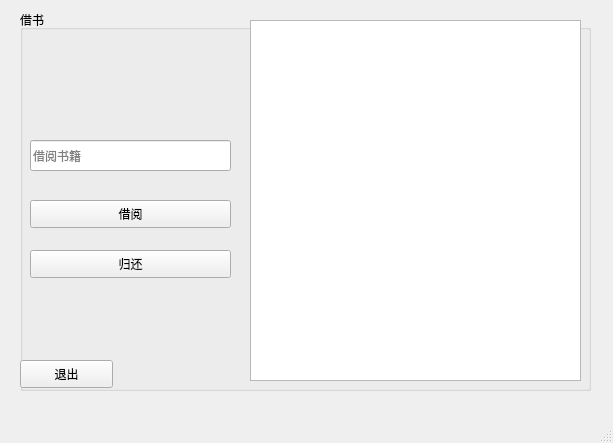
<?xml version="1.0" encoding="UTF-8"?>
<ui version="4.0">
 <class>mainWindow</class>
 <widget class="QMainWindow" name="mainWindow">
  <property name="geometry">
   <rect>
    <x>0</x>
    <y>0</y>
    <width>613</width>
    <height>443</height>
   </rect>
  </property>
  <property name="maximumSize">
   <size>
    <width>615</width>
    <height>445</height>
   </size>
  </property>
  <property name="windowTitle">
   <string>书籍借阅</string>
  </property>
  <widget class="QWidget" name="centralwidget">
   <widget class="QGroupBox" name="groupBox">
    <property name="geometry">
     <rect>
      <x>20</x>
      <y>10</y>
      <width>571</width>
      <height>381</height>
     </rect>
    </property>
    <property name="title">
     <string>借书</string>
    </property>
    <widget class="QPushButton" name="pushButton">
     <property name="geometry">
      <rect>
       <x>0</x>
       <y>350</y>
       <width>93</width>
       <height>28</height>
      </rect>
     </property>
     <property name="text">
      <string>退出</string>
     </property>
    </widget>
    <widget class="QPushButton" name="pushButton_2">
     <property name="geometry">
      <rect>
       <x>10</x>
       <y>190</y>
       <width>201</width>
       <height>28</height>
      </rect>
     </property>
     <property name="text">
      <string>借阅</string>
     </property>
    </widget>
    <widget class="QLineEdit" name="lineEdit">
     <property name="geometry">
      <rect>
       <x>10</x>
       <y>130</y>
       <width>201</width>
       <height>31</height>
      </rect>
     </property>
     <property name="placeholderText">
      <string>借阅书籍</string>
     </property>
    </widget>
    <widget class="QTextBrowser" name="textBrowser">
     <property name="geometry">
      <rect>
       <x>230</x>
       <y>10</y>
       <width>331</width>
       <height>361</height>
      </rect>
     </property>
    </widget>
    <widget class="QPushButton" name="pushButton_3">
     <property name="geometry">
      <rect>
       <x>10</x>
       <y>240</y>
       <width>201</width>
       <height>28</height>
      </rect>
     </property>
     <property name="text">
      <string>归还</string>
     </property>
    </widget>
   </widget>
  </widget>
  <widget class="QMenuBar" name="menubar">
   <property name="geometry">
    <rect>
     <x>0</x>
     <y>0</y>
     <width>613</width>
     <height>26</height>
    </rect>
   </property>
  </widget>
  <widget class="QStatusBar" name="statusbar"/>
 </widget>
 <resources/>
 <connections/>
</ui>
